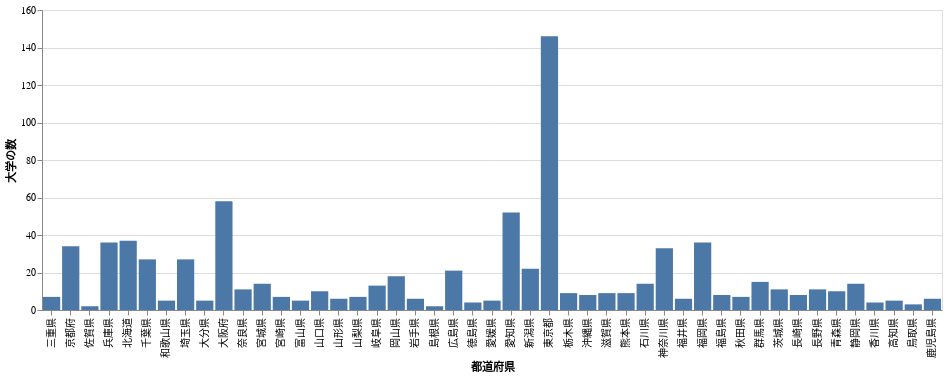

Write notebook code for a chart like this one.
### Markdown cell above
以下のプログラムは、都道府県ごとにグループ化し、各都道府県にある大学の数を計算して、降順に並べ替え、最終的に棒グラフを作成します。グラフ作成関連のメソッドは全部`.plot`ネーミングスペースの下にあります。`bar()`メソッドの各個引数は以下のようです。

* X軸に`x_label`（都道府県）、Y軸に`y_label`（大学の数）を設定します。
* `rot=90`はX軸のラベル（都道府県名）を90度回転させ、縦向きに表示します。
* `frame_width=900`はグラフの幅を900ピクセルに設定します。

### Code cell
x_label = "都道府県"
y_label = "大学の数"
(df3
.group_by(pl.col("state_jp").alias(x_label))
.agg(
    pl.len().alias(y_label)
)
.sort(y_label, descending=True)
.plot.bar(
    x=x_label, y=y_label
)
.properties(width=900)
)

### Figure 1 — Vega-Lite specification as saved in the notebook (floating-point values rounded to 4 significant figures)
{"config": {"view": {"continuousWidth": 300, "continuousHeight": 300}}, "data": {"name": "data-61897ff1b920d5b3d486958e638caafb"}, "mark": {"type": "bar", "tooltip": true}, "encoding": {"x": {"field": "都道府県", "type": "nominal"}, "y": {"field": "大学の数", "type": "quantitative"}}, "params": [{"name": "param_1", "select": {"type": "interval", "encodings": ["x", "y"]}, "bind": "scales"}], "width": 900, "$schema": "https://vega.github.io/schema/vega-lite/v5.20.1.json", "datasets": {"data-61897ff1b920d5b3d486958e638caafb": [{"都道府県": "東京都", "大学の数": 146}, {"都道府県": "大阪府", "大学の数": 58}, {"都道府県": "愛知県", "大学の数": 52}, {"都道府県": "北海道", "大学の数": 37}, {"都道府県": "福岡県", "大学の数": 36}, {"都道府県": "兵庫県", "大学の数": 36}, {"都道府県": "京都府", "大学の数": 34}, {"都道府県": "神奈川県", "大学の数": 33}, {"都道府県": "埼玉県", "大学の数": 27}, {"都道府県": "千葉県", "大学の数": 27}, {"都道府県": "新潟県", "大学の数": 22}, {"都道府県": "広島県", "大学の数": 21}, {"都道府県": "岡山県", "大学の数": 18}, {"都道府県": "群馬県", "大学の数": 15}, {"都道府県": "静岡県", "大学の数": 14}, {"都道府県": "石川県", "大学の数": 14}, {"都道府県": "宮城県", "大学の数": 14}, {"都道府県": "岐阜県", "大学の数": 13}, {"都道府県": "長野県", "大学の数": 11}, {"都道府県": "茨城県", "大学の数": 11}, {"都道府県": "奈良県", "大学の数": 11}, {"都道府県": "山口県", "大学の数": 10}, {"都道府県": "青森県", "大学の数": 10}, {"都道府県": "栃木県", "大学の数": 9}, {"都道府県": "熊本県", "大学の数": 9}, {"都道府県": "滋賀県", "大学の数": 9}, {"都道府県": "沖縄県", "大学の数": 8}, {"都道府県": "長崎県", "大学の数": 8}, {"都道府県": "福島県", "大学の数": 8}, {"都道府県": "秋田県", "大学の数": 7}, {"都道府県": "山梨県", "大学の数": 7}, {"都道府県": "三重県", "大学の数": 7}, {"都道府県": "宮崎県", "大学の数": 7}, {"都道府県": "山形県", "大学の数": 6}, {"都道府県": "福井県", "大学の数": 6}, {"都道府県": "岩手県", "大学の数": 6}, {"都道府県": "鹿児島県", "大学の数": 6}, {"都道府県": "愛媛県", "大学の数": 5}, {"都道府県": "高知県", "大学の数": 5}, {"都道府県": "和歌山県", "大学の数": 5}, {"都道府県": "大分県", "大学の数": 5}, {"都道府県": "富山県", "大学の数": 5}, {"都道府県": "香川県", "大学の数": 4}, {"都道府県": "徳島県", "大学の数": 4}, {"都道府県": "鳥取県", "大学の数": 3}, {"都道府県": "島根県", "大学の数": 2}, {"都道府県": "佐賀県", "大学の数": 2}]}}
